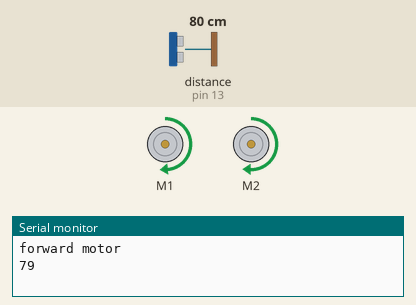
This sketch was run on a simulated Arduino Uno, built with avr-gcc and run on an emulated ATmega328P. On the bench: 2 × DC motor (green arrow = forward, orange = backward, longer = faster), the last lines printed to the serial monitor. Wiring (inferred from the names in the program): ultrasonic range finder: trigger pin 12; echo pin 13. The inputs (shaded band) are chosen by the test bench; at power-on: distance to the obstacle (sensor on pin 13) 80 cm. The echo pulse lasts 58.3 µs per cm.

Above: at 2.0 s.
2.1 s: distance to the obstacle (sensor on pin 13) set to 44 cm
4.2 s: distance to the obstacle (sensor on pin 13) set to 37 cm
At 5.6 s:
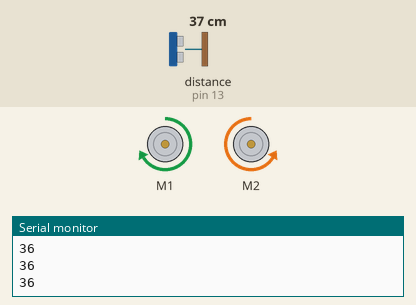
6.0 s: distance to the obstacle (sensor on pin 13) set to 58 cm
7.9 s: distance to the obstacle (sensor on pin 13) set to 66 cm
At 9.3 s:
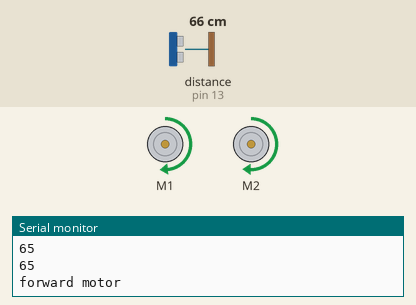
10.3 s: distance to the obstacle (sensor on pin 13) set to 2 cm
At 12.4 s:
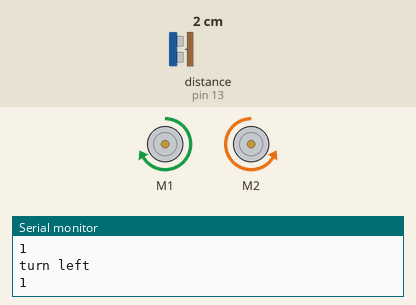
Timing chart, 0 to 13.9 s (numbered marks = the images above; inputs shaded):
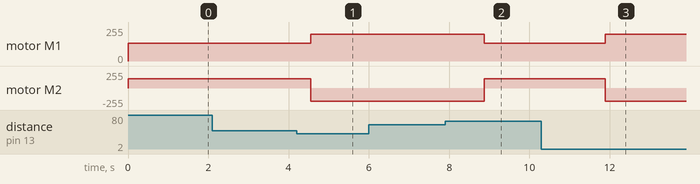

Measured:
- the behaviour switches between 41 and 40 cm on distance to the obstacle (sensor on pin 13) (found by bisection; images 0 and 1)
- the behaviour switches between 60 and 61 cm on distance to the obstacle (sensor on pin 13) (found by bisection; images 1 and 2)
- after the input at 4.2 s, motor M1: forward 132/255 → forward 200/255 after 0.36 s; motor M2: forward 140/255 → backward 200/255 after 0.36 s
- after the input at 7.9 s, motor M1: forward 200/255 → forward 132/255 after 0.97 s; motor M2: backward 200/255 → forward 140/255 after 0.97 s
- after the input at 10.3 s, motor M1: forward 132/255 → forward 200/255 after 1.6 s; motor M2: forward 140/255 → backward 200/255 after 1.6 s

The sketch:

car.ino
```cpp
#include <AFMotor.h>
#define trigPin 12
#define echoPin 13

AF_DCMotor motor1(1, MOTOR12_64KHZ);
AF_DCMotor motor2(2, MOTOR12_64KHZ);

bool motorEnabled = true;

// 1000 = 1s
int delayTime = 50;
int turnOverTime = 200; //0.2s
int waitTime = 50;
int driveForwardTime = 1000; // 1s

int turnOverSpeed = 200;

int carspeed2 = 140;
int carspeed1 = carspeed2 - 8;

long abstand;
long dauer;
long distance;

/*
  * 0 = STOP
  * 1 = FORWARD
  * 2 = BACKWARD
  * 3 = TURN LEFT
  * 4 = TURN RIGHT
*/
int motorStatus = 0 ;

void setup() {
  Serial.begin(9600); // begin serial communitication
  pinMode(trigPin, OUTPUT);
  pinMode(echoPin, INPUT);
  setMotorSpeed(carspeed1, carspeed2); //set the speed of the motors, between 0-255
  motor1.run(RELEASE); // stop motors
  motor2.run(RELEASE);
}

void loop() {
  forwardMotor();
  delay(driveForwardTime); // drive through some ms
  distance = cumulateDistance();

  if ( distance < 40.0 ) {
    turnLeft();
    Serial.println(distance);
    // change direction unless distance lower than x
    while(distance < 60.0 ) {
      delay(turnOverTime);
      distance = cumulateDistance();
      Serial.println(distance);
    }
  }
}

long cumulateDistance(){
  int measurements = 5;

  // do x measurements
  long di[5];
  long avg = 0.0;
  long distance = 0.0;

  for (int i=0; i<measurements; i++){
    distance = fetchDistance();
    avg += distance;
    di[i] = distance;
  }

  avg = avg/measurements;

  // get lowest distance from di to avg
  long avgDistance = 0.0;
  long nearestDistance = 1000.0;
  long returnValue = 0.0;
  for ( int i=0; i<measurements; i++) {
    avgDistance = abs(avg - di[i]);
    if (avgDistance < nearestDistance) {
      nearestDistance = avgDistance;
      returnValue = di[i];
    }
  }

  Serial.println(returnValue);
  return returnValue;
}


void turnLeft(){
  if ( motorStatus != 3 ) {
    Serial.println("turn left");
    motorStatus = 3;
    if ( !motorEnabled ) return;
    setMotorSpeed(turnOverSpeed, turnOverSpeed);
    motor1.run(FORWARD);
    motor2.run(BACKWARD);
  }
}

void turnRight(){
  if ( motorStatus != 4 ) {
    Serial.println("turn right");
    motorStatus = 4;
    if ( !motorEnabled ) return;
    motor1.run(BACKWARD);
    motor2.run(FORWARD);
  }
}

void stopMotor() {
  if ( motorStatus != 0 ) {
    Serial.println("stop motor");
    motorStatus = 0;
    if ( !motorEnabled ) return;
    motor1.run(RELEASE);
    motor2.run(RELEASE);
  }
}

void forwardMotor() {
  if ( motorStatus != 1 ) {
    Serial.println("forward motor");
    motorStatus = 1;
    if ( !motorEnabled ) return;
    setMotorSpeed(carspeed1, carspeed2);
    motor1.run(FORWARD);
    motor2.run(FORWARD);
  }
}

void setMotorSpeed(int sspeed1, int sspeed2) {
  motor1.setSpeed(sspeed1); //set the speed of the motors, between 0-255
  motor2.setSpeed(sspeed2);
}


long fetchDistance(){
  long duration, distance; // start the scan
  delay(100);

  digitalWrite(trigPin, LOW);
  delayMicroseconds(2); // delays are required for a succesful sensor operation.
  digitalWrite(trigPin, HIGH);

  delayMicroseconds(10); //this delay is required as well!
  digitalWrite(trigPin, LOW);
  duration = pulseIn(echoPin, HIGH);
  distance = (duration/2) / 29.1;// convert the distance to centimeters.
  return distance;
}
```
